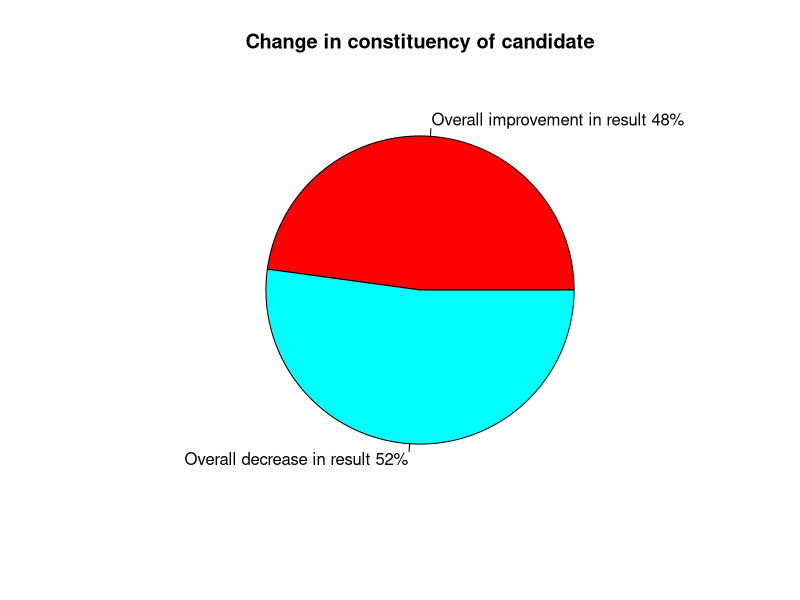

Write the R code that produced this figure.
csv_file<-read.csv('assig_data.csv')
df1<-data.frame('Year'=csv_file$Year,'Name of Candidate'=csv_file$Name.of.Candidate,'Constituency_name'=csv_file$Constituency_name,'Votes'=csv_file$Votes)
df2<-df1[!(duplicated(df1[c("Name.of.Candidate","Constituency_name")]) | duplicated(df1[c("Name.of.Candidate","Constituency_name")], fromLast = TRUE)), ]
df2 <- df2[order(df2$Name.of.Candidate),]
df2$diff <- ave(df2$Votes, factor(df2$Name.of.Candidate), FUN=function(x) c(NA,diff(x)))
df3<-df2[df2$Name.of.Candidate %in% names(table(df2$Name.of.Candidate))[table(df2$Name.of.Candidate) > 1],]
df4<-df3[complete.cases(df3),]
pos<-nrow(df4[df4$diff>0,])
neg<-nrow(df4[df4$diff<0,]) 

slices <- c(pos,neg) 
lbls <- c("Overall improvement in result", "Overall decrease in result")
pct <- round(slices/sum(slices)*100)
lbls <- paste(lbls, pct) # add percents to labels 
lbls <- paste(lbls,"%",sep="") # ad % to labels 
pie(slices,labels = lbls, col=rainbow(length(lbls)),
    main="Change in constituency of candidate")




